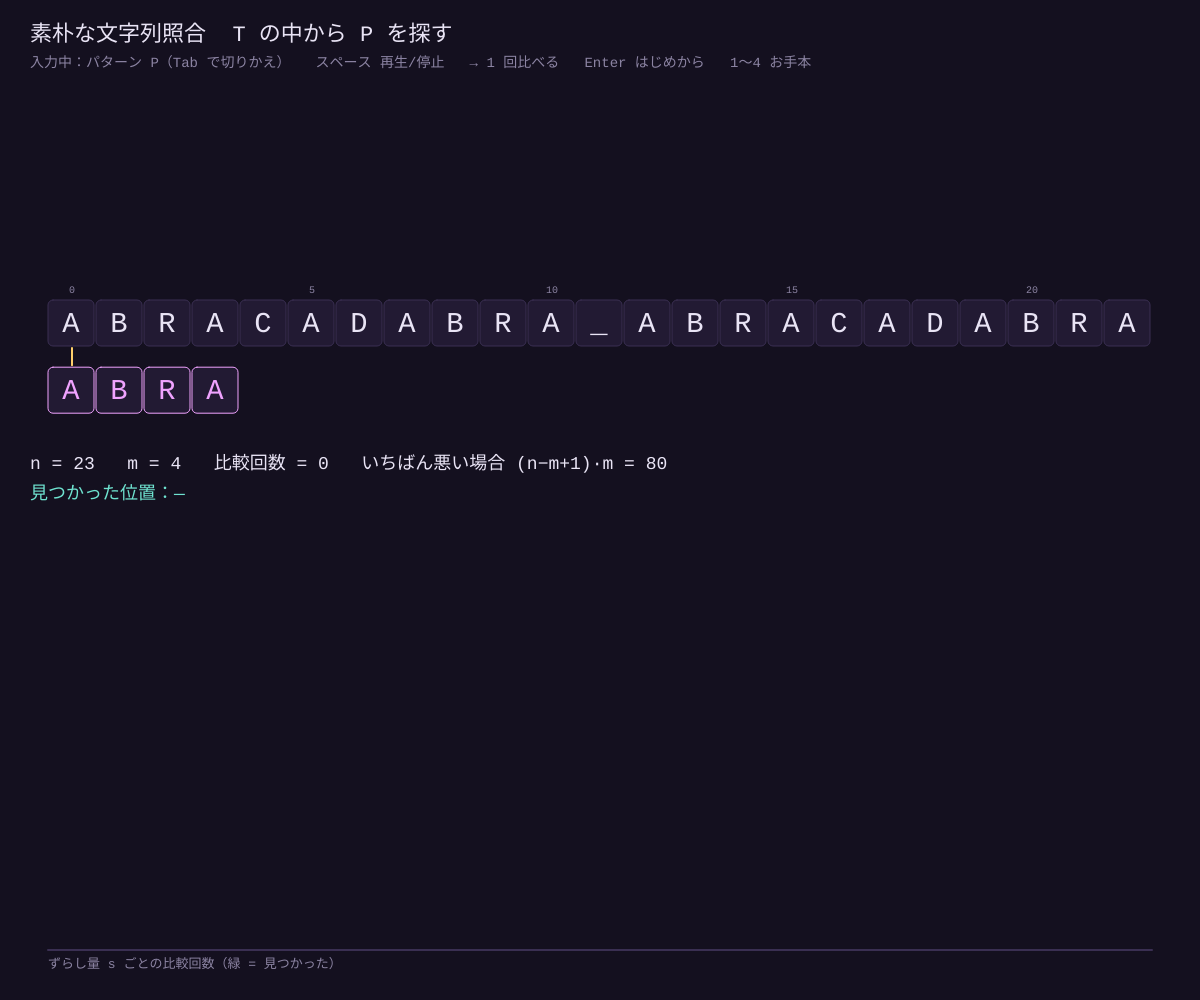
Frame 1 (no input)
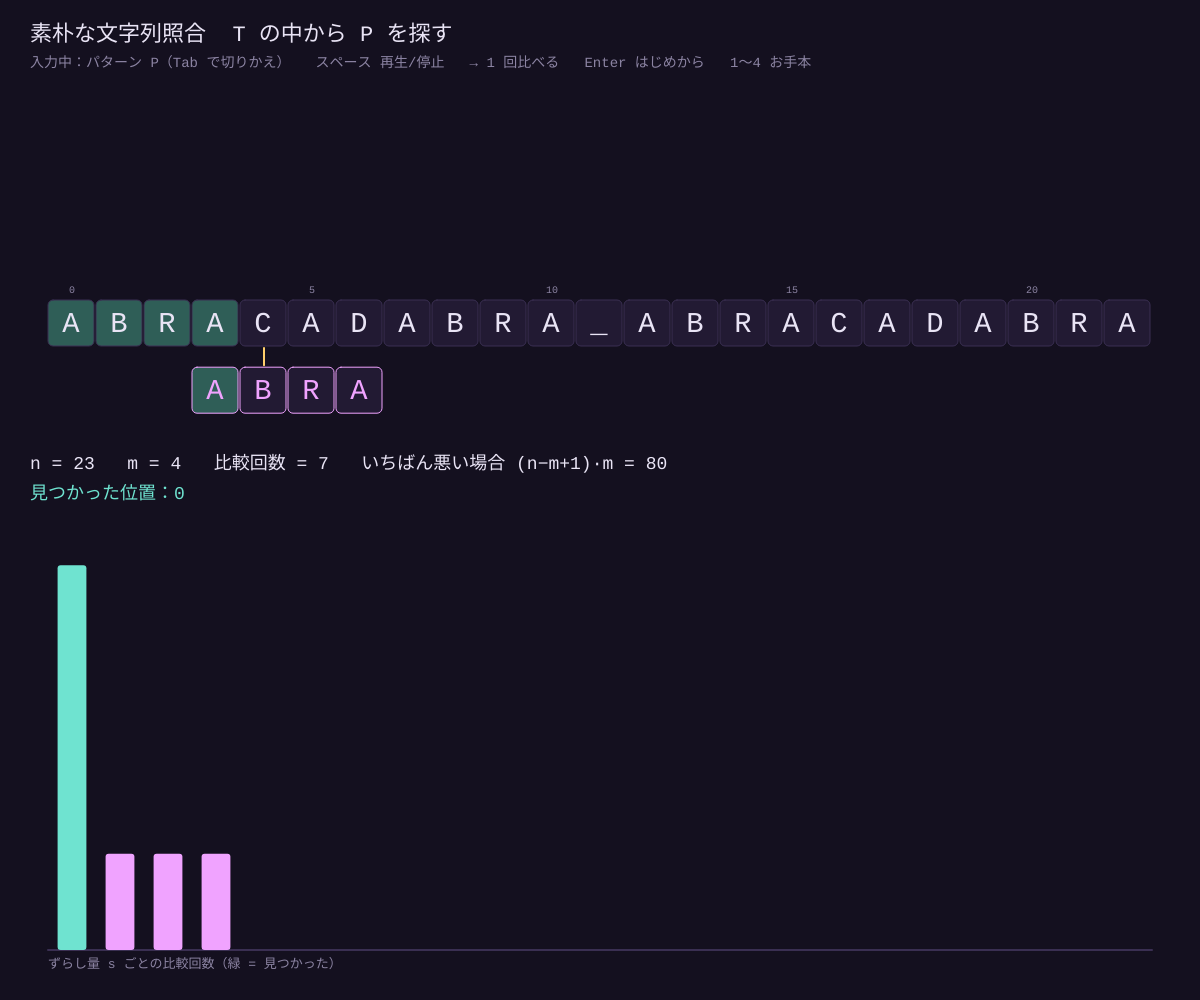
Frame 60 (no input)
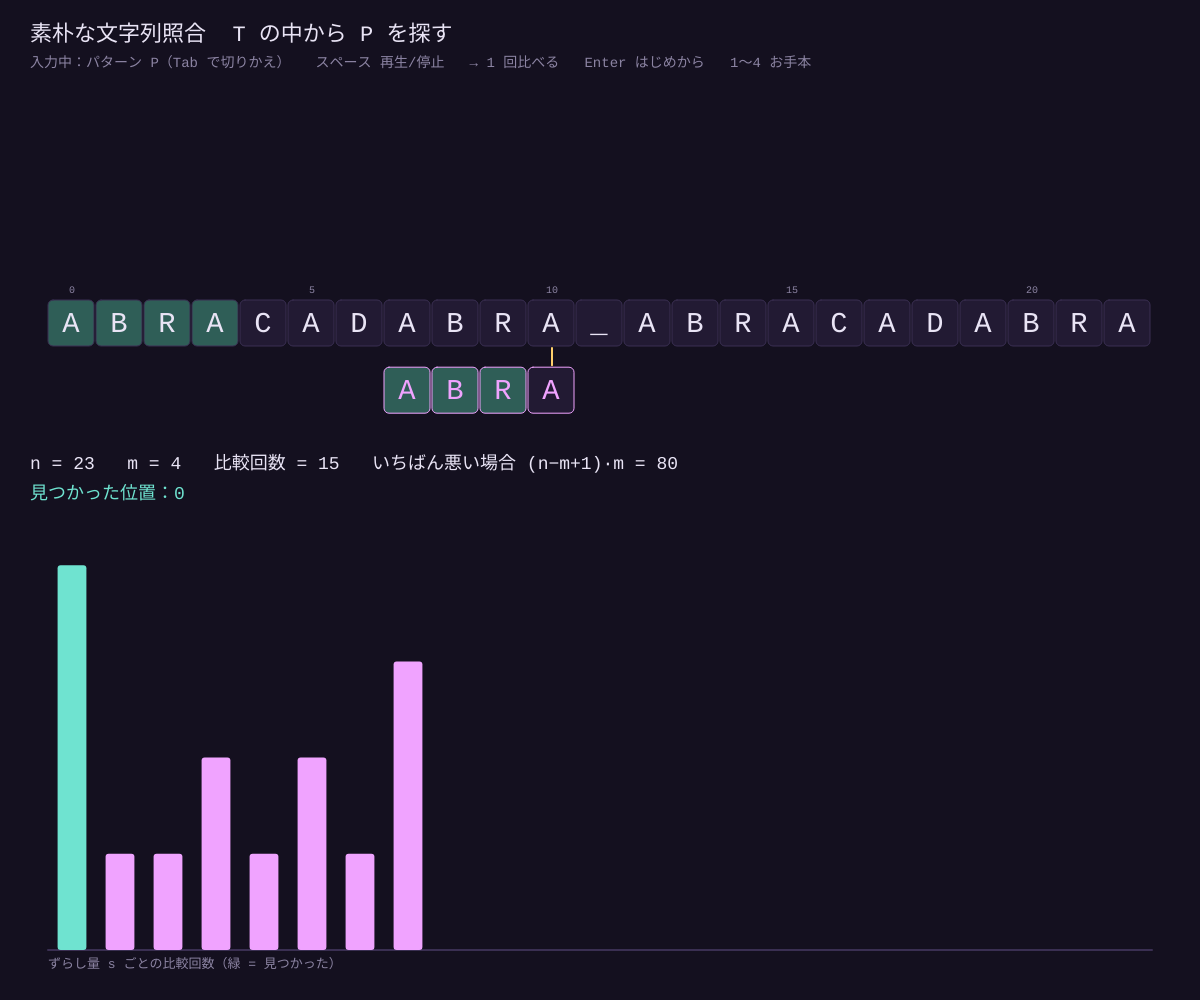
Frame 120 (the mouse pressed at the canvas centre since frame 60)

The p5.js sketch that drew these frames (run headless with seeded random() and noise() and a simulated clock; from frame 60 on, the mouse is pressed at the canvas centre):

// p5.js sketch
// ── sketch.js
// ============================================
// 00 素朴な文字列照合
// パターン P を 1 文字ずつずらしながら、テキスト T と左から 1 文字ずつ比べる
// 比べた回数を数えると、「いちばん悪い場合」は (n − m + 1) × m 回になる
// 操作：キーで文字を入力 / Tab = テキスト⇄パターンの切りかえ / Backspace = 1 文字消す
//       スペース = 自動再生・停止 / → = 1 回だけ比べる / Enter = はじめから / 1〜4 = お手本
// ============================================

let T = 'ABRACADABRA_ABRACADABRA';
let P = 'ABRA';
let editing = 'P';      // いま入力している方（'T' か 'P'）
let speed = 8;          // ★ 何フレームに 1 回比べるか（小さいほど速い）
let auto = true;

let s = 0, j = 0;       // s = ずらし量、j = パターンの何文字目を比べているか
let comps = 0;          // 比べた回数
let found = [];         // 見つかった位置
let perShift = [];      // ずらし量ごとの比較回数
let last = null;        // 直前に比べた場所 {i, j, ok}
let finished = false;

const BG = '#14101f', PANEL = '#221a33', FG = '#e9e4f5', DIM = '#8c84a3';
const ORCHID = '#f0a3ff', MINT = '#6fe3d0', GOLD = '#ffcf6b', BAD = '#ff6b81';

function setup() {
  createCanvas(windowWidth, windowHeight);
  textFont('monospace');
  restart();
}

function restart() {
  s = 0; j = 0; comps = 0; found = []; perShift = []; last = null;
  finished = P.length === 0 || P.length > T.length;
}

// ★ 比較 1 回ぶん
function compareOnce() {
  if (finished) return;
  let n = T.length, m = P.length;
  // 前の回が不一致なら、ここで 1 つずらしてやり直す（赤いマスを 1 回ぶん見せてから動かす）
  if (last && !last.ok) {
    s++; j = 0; last = null;
    if (s > n - m) { finished = true; return; }
  }
  comps++;
  perShift[s] = (perShift[s] || 0) + 1;
  let ok = T[s + j] === P[j];
  last = { i: s + j, j, ok };
  if (ok) {
    j++;
    if (j === m) { found.push(s); s++; j = 0; }   // 全部一致 → 見つけた！次のずらしへ
  }
  if (s > n - m) finished = true;
}

function draw() {
  background(BG);
  if (auto && frameCount % speed === 0) compareOnce();

  let n = T.length, m = P.length;
  let cw = constrain((width - 80) / max(n, 1), 14, 48);
  let x0 = (width - cw * n) / 2, yT = height * 0.3, yP = yT + cw * 1.4;

  // タイトル
  noStroke(); fill(FG); textAlign(LEFT, TOP); textSize(22);
  text('素朴な文字列照合  T の中から P を探す', 30, 24);
  fill(DIM); textSize(14);
  text('入力中：' + (editing === 'T' ? 'テキスト T' : 'パターン P') + '（Tab で切りかえ）   スペース 再生/停止   → 1 回比べる   Enter はじめから   1〜4 お手本', 30, 56);

  // テキスト
  textAlign(CENTER, CENTER); textSize(cw * 0.6);
  for (let i = 0; i < n; i++) {
    let hit = found.some((f) => i >= f && i < f + m);
    stroke(editing === 'T' ? ORCHID : '#3a2f52'); strokeWeight(1);
    fill(hit ? '#2f5e57' : PANEL);
    rect(x0 + i * cw, yT, cw - 2, cw - 2, 5);
    noStroke(); fill(FG);
    text(T[i], x0 + i * cw + cw / 2 - 1, yT + cw / 2);
    if (i % 5 === 0) { fill(DIM); textSize(10); text(i, x0 + i * cw + cw / 2, yT - 10); textSize(cw * 0.6); }
  }
  // パターン（いまのずらし量 s の位置）
  if (m > 0 && m <= n) {
    let ss = min(s, n - m);
    for (let k = 0; k < m; k++) {
      let c = PANEL;
      if (!finished && k < j) c = '#2f5e57';
      if (last && !finished && last.i - last.j === ss && k === last.j && !last.ok) c = '#5e2a3a';
      stroke(editing === 'P' ? ORCHID : '#3a2f52'); fill(c);
      rect(x0 + (ss + k) * cw, yP, cw - 2, cw - 2, 5);
      noStroke(); fill(ORCHID);
      text(P[k], x0 + (ss + k) * cw + cw / 2 - 1, yP + cw / 2);
    }
    // いま比べている文字を矢印で示す
    if (!finished) {
      let cx = x0 + (s + j) * cw + cw / 2;
      stroke(GOLD); strokeWeight(2); line(cx, yT + cw, cx, yP - 2);
    }
  }

  // ずらし量ごとの比較回数（棒グラフ）
  let statsY = yP + cw + 40;
  let gy = height - 50, gh = max(40, gy - statsY - 110);
  stroke('#3a2f52'); line(x0, gy, x0 + cw * n, gy);
  noStroke();
  for (let k = 0; k < perShift.length; k++) {
    let v = perShift[k] || 0;
    let h = (v / max(m, 1)) * gh;
    fill(found.includes(k) ? MINT : ORCHID);
    rect(x0 + k * cw + cw * 0.2, gy - h, cw * 0.6, h, 3);
  }
  fill(DIM); textAlign(LEFT, TOP); textSize(13);
  text('ずらし量 s ごとの比較回数（緑 = 見つかった）', x0, gy + 8);

  // 数字
  let worst = max(0, (n - m + 1) * m);
  fill(FG); textSize(18); textAlign(LEFT, TOP);
  text(`n = ${n}   m = ${m}   比較回数 = ${comps}   いちばん悪い場合 (n−m+1)·m = ${worst}`, 30, statsY);
  fill(MINT);
  text('見つかった位置：' + (found.length ? found.join(', ') : '—') + (finished ? '   （おわり）' : ''), 30, statsY + 30);
  if (m === 0) { fill(BAD); text('パターンが空です。文字を入力してください', 30, statsY + 60); }
}

function keyPressed() {
  if (key === ' ') { auto = !auto; return false; }
  if (key === RIGHT_ARROW) { compareOnce(); return false; }
  if (key === ENTER) { restart(); return false; }
  if (key === TAB) { editing = editing === 'T' ? 'P' : 'T'; return false; }
  if (key === BACKSPACE) {
    if (editing === 'T') T = T.slice(0, -1); else P = P.slice(0, -1);
    restart(); return false;
  }
  if (key === '1') { T = 'ABRACADABRA_ABRACADABRA'; P = 'ABRA'; restart(); return false; }
  if (key === '2') { T = 'AAAAAAAAAAAAAAAAAAAAAAAB'; P = 'AAAAB'; restart(); return false; }   // いちばん悪い場合
  if (key === '3') { T = 'ACGTTACGACGTACGGACGTAC'; P = 'ACGT'; restart(); return false; }      // DNA
  if (key === '4') { T = 'すもももももももものうち'; P = 'もも'; restart(); return false; }
}

function keyTyped() {
  if (key.length !== 1 || key === ' ' || '1234'.includes(key)) return;
  if (editing === 'T' && T.length < 40) T += key;
  if (editing === 'P' && P.length < 12) P += key;
  restart();
  return false;
}

function windowResized() { resizeCanvas(windowWidth, windowHeight); }
